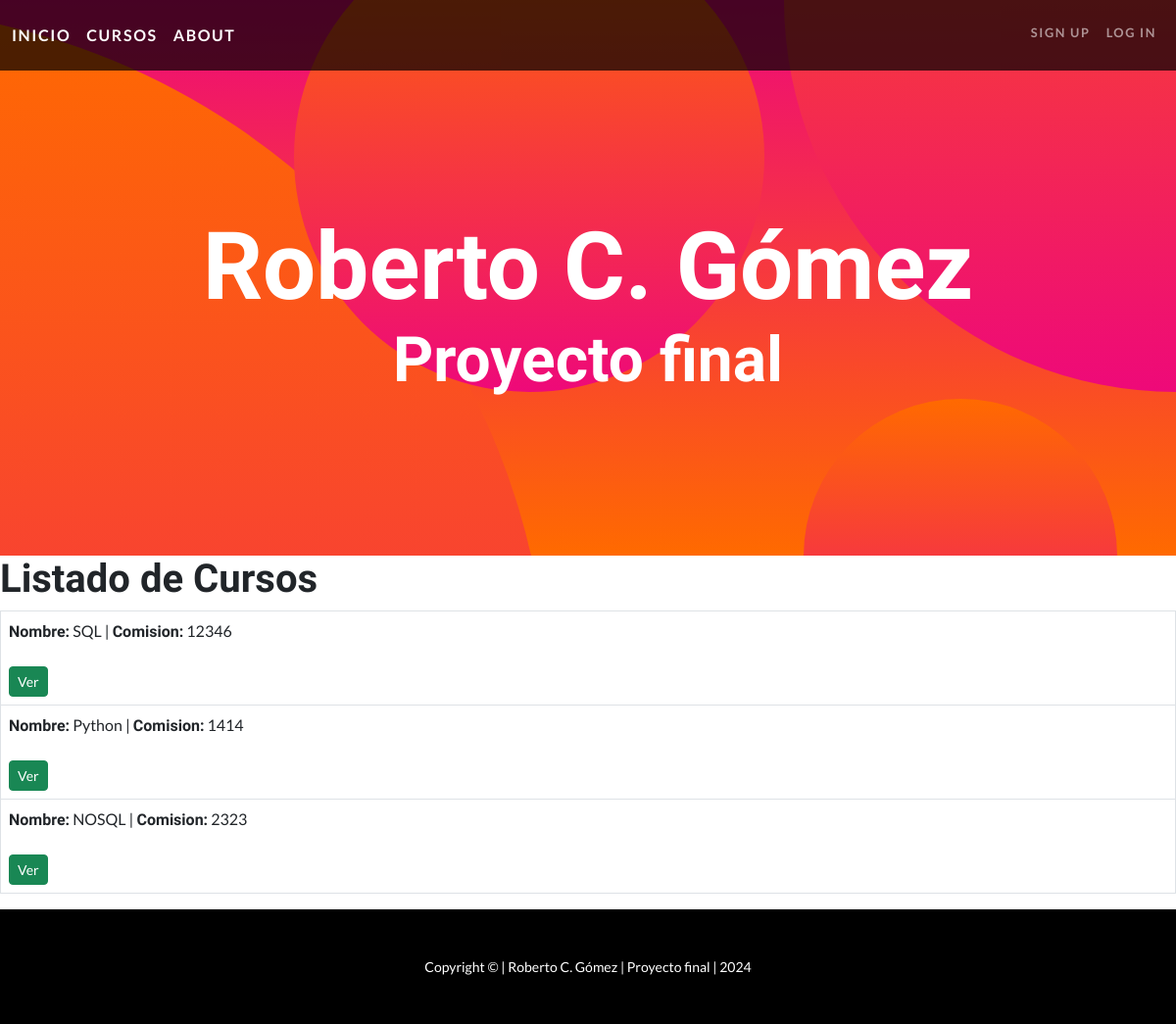
The page /cursos/ on the database as committed earlier.
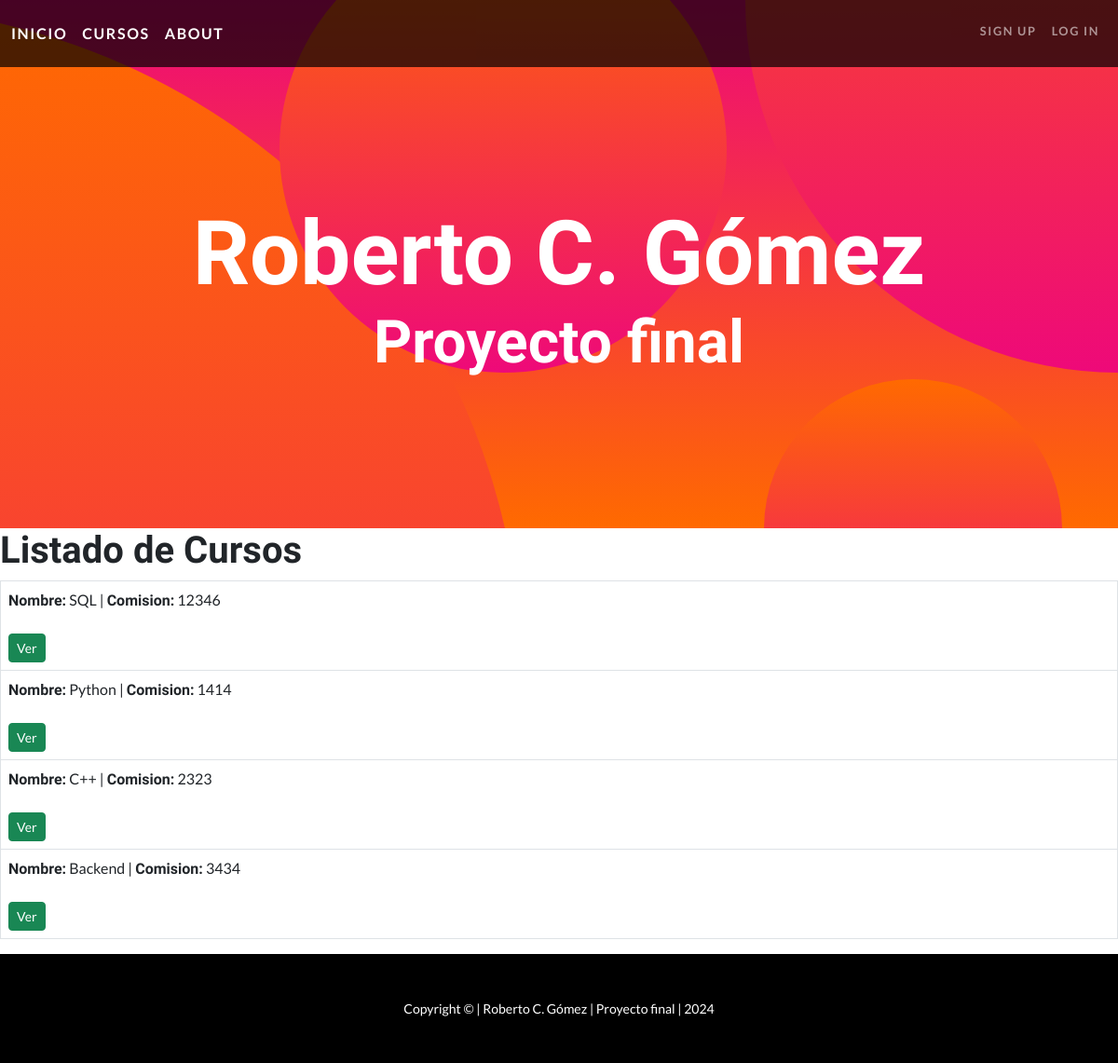
The same page on the database as committed later.
### app1/models.py (models this page shows, shortened)
class Curso(models.Model):
    nombre = models.CharField(max_length=30)
    comision = models.IntegerField()
    detalle = models.CharField(max_length=3000, blank=True, null=True)

### app1/views.py (the view)
# urls.py: path("cursos/", views.CursosListView.as_view(), name="cursos"),
class CursosListView(ListView):
    model = Curso
    context_object_name = "cursos"
    template_name = "app1/cursos.html"

### app1/templates/app1/cursos.html (shortened to what this page needs)
{% extends "app1/base.html" %}
{% block blk_cont %}
<h1>Listado de Cursos</h1>
{% if cursos %}
    <table class="table table-bordered">
        <tbody>
            {% for curso in cursos %}
            <tr>
                <td>
                    <span class="h6">Nombre:</span> {{ curso.nombre }} |
                    <span class="h6">Comision:</span> {{ curso.comision }}<br></br>
                    <a href="{% url 'detallecursos' curso.pk %}" class="btn btn-success btn-sm">Ver</a>
                </td>
            </tr>
            {% endfor %}
        </tbody>
    </table>
{% else %}
    <p>No hay cursos cargados</p>
    <a href="{% url 'crearcurso' %}" class="btn btn-success btn-sm">Cargar Curso</a>
{% endif %}
{% endblock blk_cont %}

### app1/templates/app1/base.html (shortened to what this page needs)
{% load static %}
<!DOCTYPE html>
<html lang="en">
    <head>
        <link href="{% static 'app1/css/styles.css' %}" rel="stylesheet" />
    </head>
    <body id="page-top">
        <nav class="navbar navbar-expand-lg navbar-dark navbar-custom fixed-top">
            <div class="container-fluid">
                <a class="navbar-brand" href="{% url 'index' %}">inicio</a>
                <a class="navbar-brand" href="{% url 'cursos' %}">cursos</a>
                <a class="navbar-brand" href="{% url 'about' %}">About</a>
                <div class="collapse navbar-collapse" id="navbarResponsive">
                    <ul class="navbar-nav ms-auto">
                        {% if request.user.is_authenticated %}
                        <li class="nav-item"><a class="nav-link" href="{% url 'editarusuario' %}">{{ request.user.username }}</a></li>
                        <li class="nav-item"><a class="nav-link" href="{% url 'logout' %}">Log Out</a></li>
                        {% else %}
                        <li class="nav-item"><a class="nav-link" href="{% url 'register' %}">Sign Up</a></li>
                        <li class="nav-item"><a class="nav-link" href="{% url 'login' %}">Log In</a></li>
                        {% endif %}
                    </ul>
                </div>
            </div>
        </nav>
        <header class="masthead text-center text-white">
            <div class="masthead-content">
                <div class="container px-5">
                    <h1 class="masthead-heading mb-0">Roberto C. Gómez</h1>
                    <h2 class="masthead-subheading mb-0">Proyecto final</h2>
                </div>
            </div>
            <div class="bg-circle-1 bg-circle"></div>
            <div class="bg-circle-2 bg-circle"></div>
            <div class="bg-circle-3 bg-circle"></div>
            <div class="bg-circle-4 bg-circle"></div>
        </header>
        {% block blk_cont %}
        {% endblock %}
        <footer class="py-5 bg-black">
            <div class="container px-5"><p class="m-0 text-center text-white small">Copyright &copy; | Roberto C. Gómez | Proyecto final | 2024</p></div>
        </footer>
    </body>
</html>

Rows that differ between the two databases and show on the page:
changed Curso (number 3 of 4 on the later page): nombre "NOSQL" → "C++"
added Curso: nombre "Backend", comision "3434"
